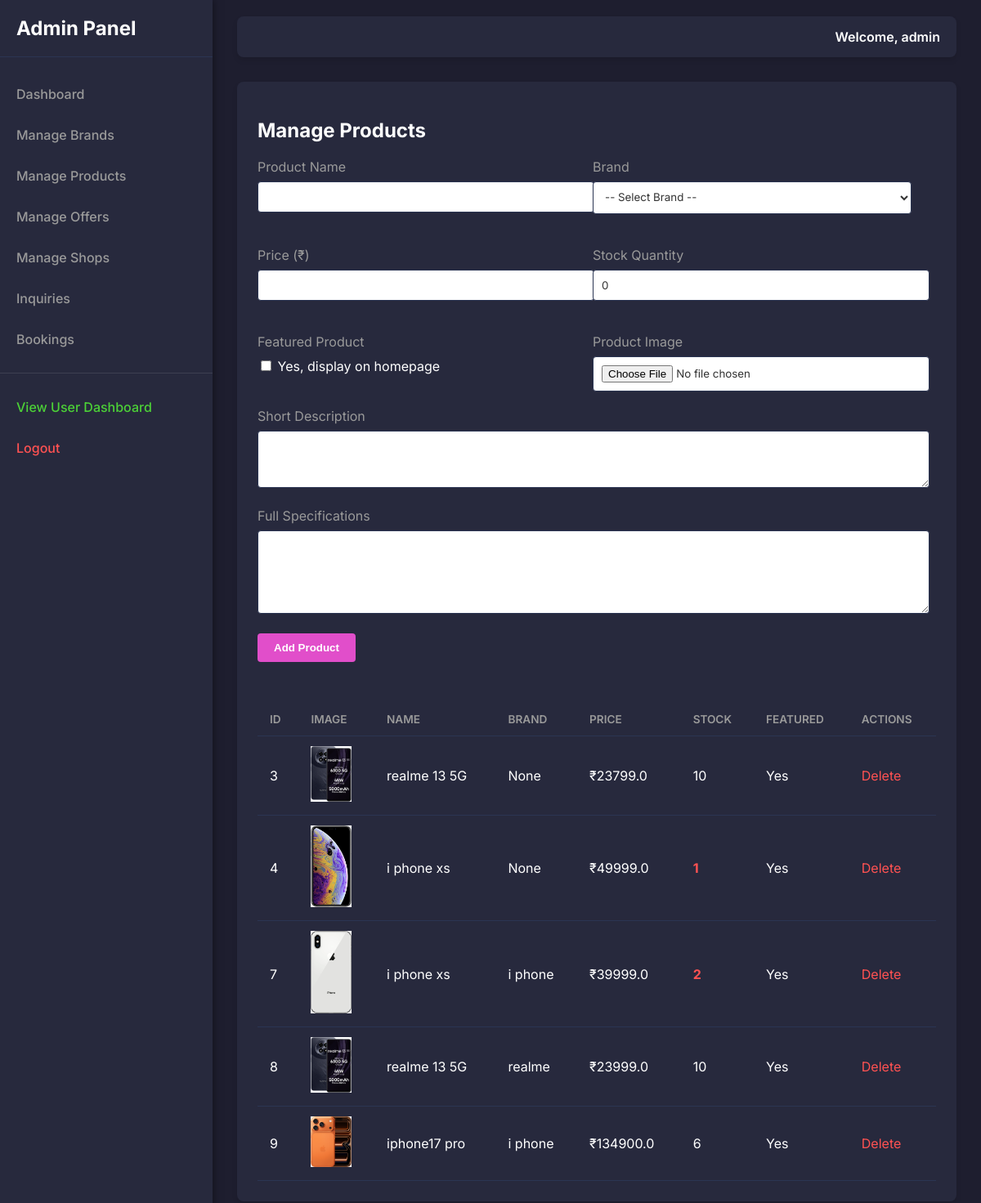
Screenshot of /admin/products (signed in) with the database file from the repository.
### tables this page shows
CREATE TABLE product (
            id INTEGER PRIMARY KEY AUTOINCREMENT,
            brand_id INTEGER NOT NULL,
            name TEXT NOT NULL,
            price REAL NOT NULL,
            description TEXT,
            specs TEXT,
            stock INTEGER DEFAULT 0,
            image_url TEXT,
            is_featured INTEGER DEFAULT 0,
            FOREIGN KEY (brand_id) REFERENCES brand (id)
        );

CREATE TABLE brand (
            id INTEGER PRIMARY KEY AUTOINCREMENT,
            name TEXT UNIQUE NOT NULL,
            image_url TEXT
        );

### app.py (the view, shortened to what this page needs)
@app.route('/admin/products', methods=['GET', 'POST'])
def manage_products():
    products = g.db.execute("SELECT p.*, b.name as brand_name FROM product p LEFT JOIN brand b ON p.brand_id = b.id").fetchall()
    brands = g.db.execute("SELECT * FROM brand").fetchall()
    return render_template('admin/manage_products.html', products=products, brands=brands)

### app.py (called while the page is built)
@app.before_request
def before_request():
    g.db = get_db_connection()
    if request.path.startswith('/admin') and request.path != '/admin/login':
        if 'admin_logged_in' not in session:
            return redirect(url_for('admin_login'))

@app.teardown_request
def teardown_request(exception):
    db = getattr(g, 'db', None)
    if db is not None:
        db.close()

### database.py (called while the page is built)
def get_db_connection():
    conn = sqlite3.connect(DB_NAME)
    conn.row_factory = sqlite3.Row
    return conn

### templates/admin/manage_products.html (shortened to what this page needs)
{% extends "admin_base.html" %}
{% block content %}
<div class="admin-panel-section">
    <h2>Manage Products</h2>
    <form method="POST" enctype="multipart/form-data" class="admin-form" style="max-width: 800px; margin-bottom: 30px;">
        <div style="display: grid; grid-template-columns: 1fr 1fr; gap: 20px;">
            <div class="form-group">
                <label>Product Name</label>
                <input type="text" name="name" required>
            </div>
            <div class="form-group">
                <label>Brand</label>
                <select name="brand_id" required>
                    <option value="">-- Select Brand --</option>
                </select>
            </div>
            <div class="form-group">
                <label>Price (₹)</label>
                <input type="number" step="0.01" name="price" required>
            </div>
            <div class="form-group">
                <label>Stock Quantity</label>
                <input type="number" name="stock" required value="0">
            </div>
            <div class="form-group">
                <label>Featured Product</label>
                <div style="margin-top: 10px;">
                    <input type="checkbox" name="is_featured" value="1" style="width: auto;"> Yes, display on homepage
                </div>
            </div>
            <div class="form-group">
                <label>Product Image</label>
                <input type="file" name="image" accept="image/*">
            </div>
        </div>
        <div class="form-group">
            <label>Short Description</label>
            <textarea name="description" rows="3" required></textarea>
        </div>
        <div class="form-group">
            <label>Full Specifications</label>
            <textarea name="specs" rows="5" required></textarea>
        </div>
        <button type="submit" class="btn-admin">Add Product</button>
    </form>
    <div style="overflow-x: auto;">
        <table class="admin-table">
            <thead>
                <tr>
                    <th>ID</th>
                    <th>Image</th>
                    <th>Name</th>
                    <th>Brand</th>
                    <th>Price</th>
                    <th>Stock</th>
                    <th>Featured</th>
                    <th>Actions</th>
                </tr>
            </thead>
            <tbody>
                {% for product in products %}
                <tr>
                    <td>{{ product.id }}</td>
                    <td>
                        {% if product.image_url %}
                        <img src="{{ url_for('static', filename='images/products/' + product.image_url) }}" width="50" alt="{{ product.name }}">
                        {% else %}
                        No Image
                        {% endif %}
                    </td>
                    <td>{{ product.name }}</td>
                    <td>{{ product.brand_name }}</td>
                    <td>₹{{ product.price }}</td>
                    <td {% if product.stock < 5 %}style="color: #ff5252; font-weight: bold;"{% endif %}>{{ product.stock }}</td>
                    <td>{{ 'Yes' if product.is_featured else 'No' }}</td>
                    <td class="action-links">
                        <a href="{{ url_for('delete_product', id=product.id) }}" class="delete" onclick="return confirm('Delete this product?');">Delete</a>
                    </td>
                </tr>
                {% endfor %}
            </tbody>
        </table>
    </div>
</div>
{% endblock %}

### static/css/admin.css (style rules this page uses)
:root { --admin-primary: #1e1e2f; --admin-sidebar: #27293d; --admin-bg: #1e1e2f; --admin-card: #27293d; --admin-text: #ffffff; --admin-text-muted: #9a9a9a; --admin-accent: #e14eca; --admin-border: #2b3553; }
body { font-family: 'Inter', sans-serif; margin: 0; padding: 0; background-color: var(--admin-bg); color: var(--admin-text); }
a { text-decoration: none; color: inherit; }
.admin-panel-section { background-color: var(--admin-card); padding: 25px; border-radius: 8px; margin-bottom: 30px; box-shadow: 0 4px 6px rgba(0,0,0,0.1); }
.admin-table { width: 100%; border-collapse: collapse; margin-top: 20px; }
.admin-table th, .admin-table td { padding: 12px 15px; border-bottom: 1px solid var(--admin-border); text-align: left; }
.admin-table th { color: var(--admin-text-muted); font-weight: 600; text-transform: uppercase; font-size: 0.85rem; }
.admin-form .form-group { margin-bottom: 20px; }
.admin-form label { display: block; margin-bottom: 8px; color: var(--admin-text-muted); }
.admin-form input, .admin-form textarea, .admin-form select { width: 100%; padding: 10px; background-color: #ffffff; border: 1px solid var(--admin-border); border-radius: 4px; color: #333333; font-family: inherit; }
.btn-admin { background-color: var(--admin-accent); color: white; border: none; padding: 10px 20px; border-radius: 4px; cursor: pointer; font-weight: 600; transition: all 0.3s; }
.action-links a { margin-right: 10px; color: #3498db; }
.action-links a.delete { color: #ff5252; }

### rows the page displays
product: id "3", image_url (picture), name "realme 13 5G", brand_name "None", price "23799.0", stock "10", is_featured "Yes"
product: id "4", image_url (picture), name "i phone xs", brand_name "None", price "49999.0", stock "1", is_featured "Yes"
product: id "7", image_url (picture), name "i phone xs", brand_name "i phone", price "39999.0", stock "2", is_featured "Yes"
product: id "8", image_url (picture), name "realme 13 5G", brand_name "realme", price "23999.0", stock "10", is_featured "Yes"
product: id "9", image_url (picture), name "iphone17 pro", brand_name "i phone", price "134900.0", stock "6", is_featured "Yes"

### other values shown
{{ session.get('admin_username', 'Admin') }} "admin"
